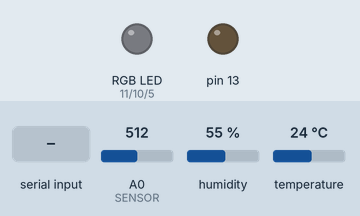
A sketch run on a simulated Arduino Uno, built with avr-gcc and run on an emulated ATmega328P. Shown: an RGB LED mixed from three pins (HIGH = lit), output pins drawn as LEDs (lit = HIGH). The test bench sets the inputs (shaded band); at power-on: A0 (SENSOR) = 512, humidity 55 %, temperature 24 °C.

Above: at 2.8 s.
2.9 s: "1" received over the second serial link
At 4.0 s:
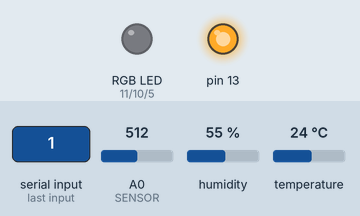
Timing chart, 0 to 9.6 s (numbered marks = the images above; inputs shaded):
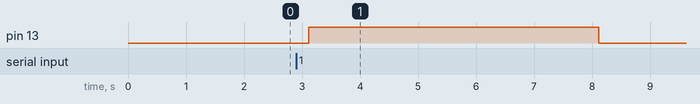

The sketch:

Proyecto2.ino
```cpp
#include <DHT.h>
#define DHTPIN 2
#define DHTTYPE DHT11
#define SENSOR A0

byte v_sensor = 1;
#include <SoftwareSerial.h>
SoftwareSerial bt(8,9);
// Inicializamos el sensor DHT11
DHT dht(DHTPIN, DHTTYPE);


//define the RGB pind
int red = 11;
int green = 10;
int blue = 5;

void setup() {
  Serial.begin(9600);
  pinMode(13,OUTPUT);
  dht.begin();
  bt.begin(9600);
  pinMode(SENSOR, INPUT);
  pinMode(red, OUTPUT);   //Red color pwm pin defined as output
  pinMode(green, OUTPUT); //Green color pwm pin defined as output
  pinMode(blue, OUTPUT);  //Blue color pwm pin defined as output

  //Give first value of the PWM 0, we start with the RGB LEDs off
  analogWrite(red,0);
  analogWrite(green,0);
  analogWrite(blue,0);
}

void loop() {
  int entrada = bt.read();

//    if (entrada == 'n')
//  {
//    analogWrite(red,0);
//    analogWrite(green,0);
//    analogWrite(blue,0);
//  }
//  //White
//  if (entrada == 'w')
//  {
//    analogWrite(red,255);
//    analogWrite(green,255);
//    analogWrite(blue,255);
//  }
//  //Red
//  if (entrada == 'r')
//  {
//    digitalWrite(red,255);
//    digitalWrite(green,0);
//    digitalWrite(blue,0);
//  }
//  //Green
//  if (entrada == 'g')
//  {
//    analogWrite(red,0);
//    analogWrite(green,255);
//    analogWrite(blue,0);
//  }
//  //Blue
//  if (entrada == 'b')
//  {
//    analogWrite(red,0);
//    analogWrite(green,0);
//    analogWrite(blue,255);
//  }
//  //Orange
//  if (entrada == 'o')
//  {
//    analogWrite(red,255);
//    analogWrite(green,153);
//    analogWrite(blue,0);
//  }
//  //Violet
//  if (entrada == 'v')
//  {
//    analogWrite(red,102);
//    analogWrite(green,0);
//    analogWrite(blue,153);
//  }
//  //Cyan
//  if (entrada == 'c')
//  {
//    analogWrite(red,0);
//    analogWrite(green,255);
//    analogWrite(blue,255);
//  }
//  //Yellow
//  if (entrada == 'y')
//  {
//    analogWrite(red,255);
//    analogWrite(green,204);
//    analogWrite(blue,0);
//  }
  if(entrada == '1'){
    digitalWrite(13,HIGH);
    delay(5000);
    digitalWrite(13,LOW);
    //bt.println("Carrito ==> ON");
  }
//  else if(entrada == '0'){
//    digitalWrite(13,LOW);
//    //bt.println("Carrito ==> OFF");
//  }
  delay(1000);
  float t = dht.readTemperature();
  float h = dht.readHumidity();
  int b_sensor = analogRead(SENSOR);

  int suelo_porcentaje = map(b_sensor, 1023, 0, 0, 100);
  //Serial.print("Temperatura: ");


//  Serial.print(t);
//  Serial.print(" ");
//  Serial.print(h);
//  Serial.print(" ");
//  Serial.println(suelo_porcentaje);
  bt.print(t);
  bt.print("°C");
  bt.print(";");

  bt.print(h);
  bt.print("%");
  bt.print(";");

  bt.print(suelo_porcentaje);
  bt.print("%");
  bt.println(";");
//  if(suelo_porcentaje <= 25){
//    digitalWrite(13,HIGH);
//    delay(5000);
//    //bt.println("Carrito ==> ON");
//    digitalWrite(13,LOW);
//  }
}
```

Measured:
- after the input at 2.9 s, pin 13: LOW → HIGH after 0.22 s, → LOW 5.0 s later
